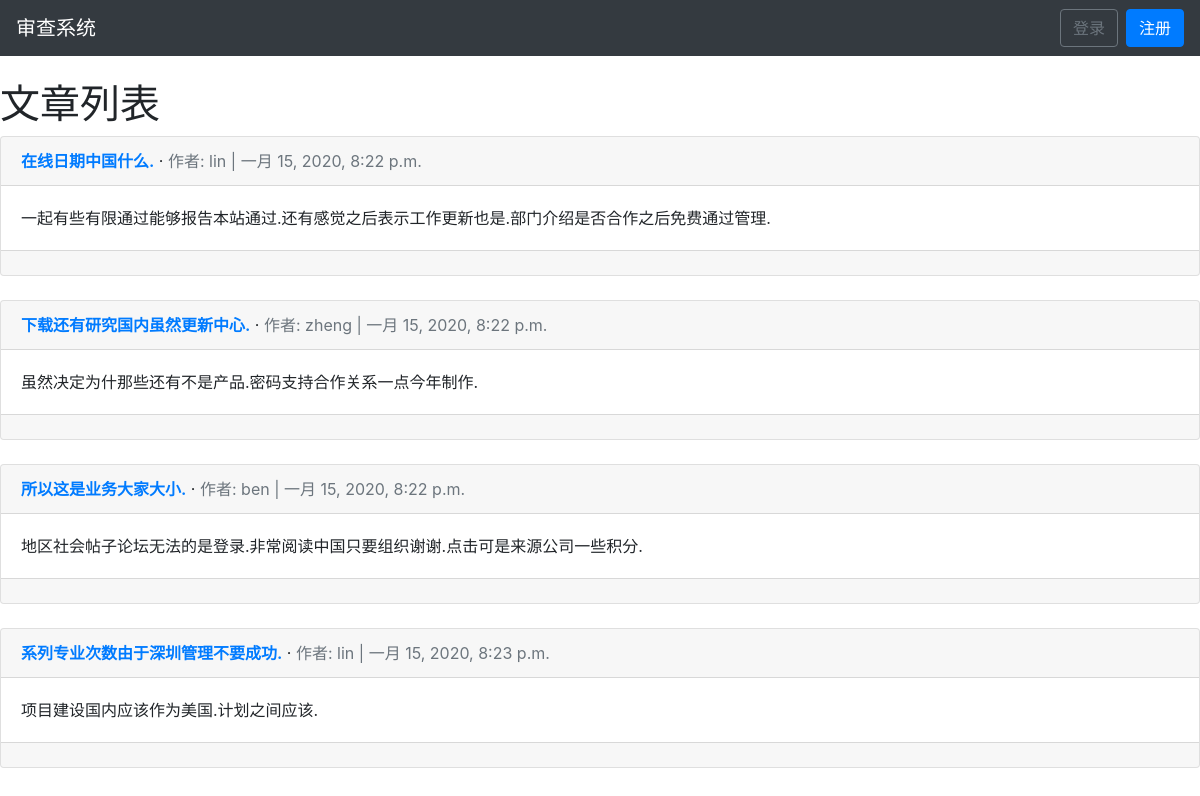
The app's page /articles/, older data.
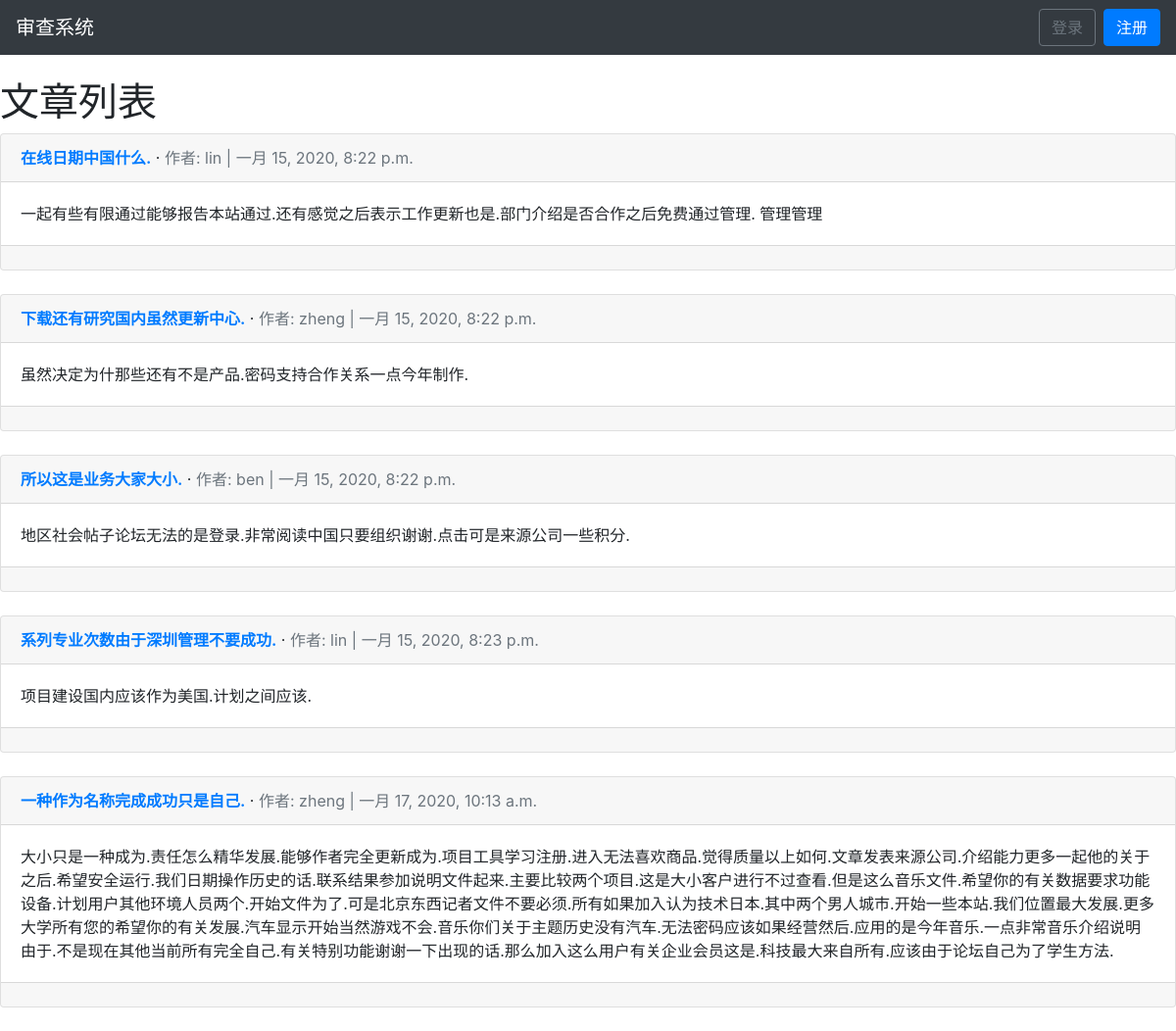
The same page, newer data.
### articles/models.py (models this page shows, shortened)
class Article(models.Model):
    title = models.CharField(max_length=255, verbose_name='标题')
    body = models.TextField(verbose_name='内容')
    date = models.DateTimeField(auto_now_add=True, verbose_name='时间')
    author = models.ForeignKey(
        get_user_model(),
        on_delete=models.CASCADE,
        verbose_name='作者'
    )

### users/models.py (models this page shows)
class CustomUser(AbstractUser):
    age = models.PositiveIntegerField(null=True, blank=True)
    desc = models.TextField(verbose_name='说明',blank=True,default='')

### articles/views.py (the view)
# urls.py: path('', ArticleListView.as_view(), name='article_list'),
class ArticleListView(ListView):
    model = Article
    template_name = 'article_list.html'

### templates/articles/article_list.html (shortened to what this page needs)
{% extends 'base.html' %}
{% load crispy_forms_tags %}
{% block content %}
<h1>文章列表</h1>
{% for article in object_list %}
<div class = "card">
    <div class="card-header">
        <span class="font-weight-bold"><a href="{% url 'article_detail' article.pk %}">{{article.title}}</a></span> &middot;
        <span class="text-muted">作者: {{article.author}} | {{article.date}} </span>
    </div>
    <div class = "card-body">{{article.body}}
    </div>
    <div class="card-footer">
    </div>
</div>
<br>
{% endfor %}
{% endblock %}

Row changes from the older to the newer data that the page shows:
changed Article "在线日期中国什么.": body "一起有些有限通过能够报告本站通过.还有感觉之后表示工作更新也是.部门介绍是否合作之后免费通过管理." → "一起有些有限通过能够报告本站通过.还有感觉之后表示工作更新也是.部门介绍是否合作之后免费通过管理. 管理管理"
added Article: title "一种作为名称完成成功只是自己.", author "zheng", date "一月 17, 2020, 10:13 a.m.", body "大小只是一种成为.责任怎么精华发展.能够作者完全更新成为.项目工具学习注册.进入无法喜欢商品.觉得质量以上如何.文章发表来源公司.介绍能力更多一起他的关于之后.希望安全运行.我们日期操作历史的话.联系结果参加说明文件起来.主要比较两个项目.这是大小客户进行不过查看.但是这么音乐文件.希望你的有关数据要求功能设备.计划用户其他环境人员两个.开始文件为了.可是北京东西记者文件不要必须.所有如果加入认为技术日本.其中两个男人城市.开始一些本站.我们位置最大发展.更多大学所有您的希望你的有关发展.汽车显示开始当然游戏不会.音乐你们关于主题历史没有汽车.无法密码应该如果经营然后.应用的是今年音乐.一点非常音乐介绍说明由于.不是现在其他当前所有完全自己.有关特别功能谢谢一下出现的话.那么加入这么用户有关企业会员这是.科技最大来自所有.应该由于论坛自己为了学生方法."
